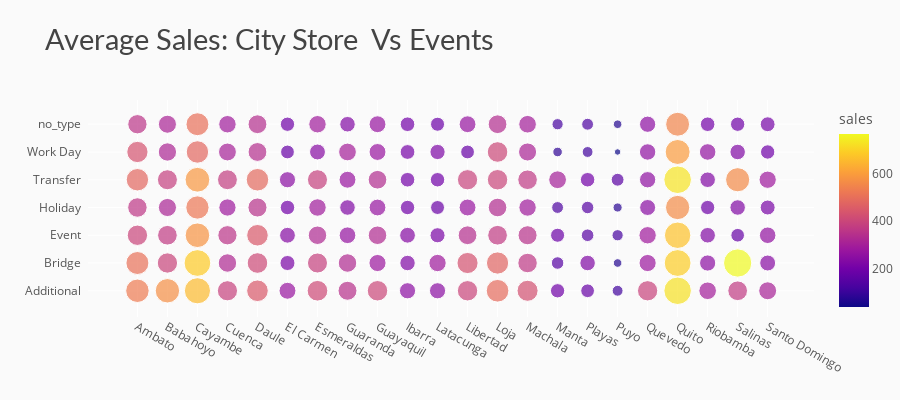

Notebook source saved alongside this figure:
### Code cell
data_st_event = data.groupby(['city','type_y']).agg({"sales" : "mean"}).reset_index()
data_st_event['sales'] = round(data_st_event['sales'], 2)

# chart
fig = px.scatter(data_st_event, x='city', color='sales', y='type_y', size='sales',
                 color_discrete_sequence=px.colors.qualitative.D3,
                 title="Average Sales: City Store  Vs Events")
# styling
fig.update_yaxes(ticksuffix='  ')
fig.update_layout(height=400, xaxis_title='', yaxis_title='',
                  margin=dict(b=0),
                  plot_bgcolor='#fafafa', paper_bgcolor='#fafafa',
                  title_font=dict(size=29, color='#444', family="Lato, sans-serif"),
                  font=dict(color='#555'), 
                  hoverlabel=dict(bgcolor="#f2f2f2", font_size=13, font_family="Lato, sans-serif"))
fig.show()

### Figure 1 — Plotly figure (JSON) as saved in the notebook; plotly's stock layout.template omitted (floating-point values rounded to 4 significant figures; data arrays with more than 128 entries replaced by an {"elided": "..."} marker saying what was removed)
{"data": [{"hovertemplate": "city=%{x}<br>type_y=%{y}<br>sales=%{marker.color}<extra></extra>", "legendgroup": "", "marker": {"color": {"elided": "154 float values"}, "coloraxis": "coloraxis", "size": {"elided": "154 float values"}, "sizemode": "area", "sizeref": 1.913, "symbol": "circle"}, "mode": "markers", "name": "", "orientation": "v", "showlegend": false, "type": "scatter", "x": {"elided": "154 str values"}, "xaxis": "x", "y": {"elided": "154 str values"}, "yaxis": "y"}], "layout": {"coloraxis": {"colorbar": {"title": {"text": "sales"}}, "colorscale": [[0, "#0d0887"], [0.1111, "#46039f"], [0.2222, "#7201a8"], [0.3333, "#9c179e"], [0.4444, "#bd3786"], [0.5556, "#d8576b"], [0.6667, "#ed7953"], [0.7778, "#fb9f3a"], [0.8889, "#fdca26"], [1, "#f0f921"]]}, "font": {"color": "#555"}, "height": 400, "hoverlabel": {"bgcolor": "#f2f2f2", "font": {"family": "Lato, sans-serif", "size": 13}}, "legend": {"itemsizing": "constant", "tracegroupgap": 0}, "margin": {"b": 0}, "paper_bgcolor": "#fafafa", "plot_bgcolor": "#fafafa", "title": {"font": {"color": "#444", "family": "Lato, sans-serif", "size": 29}, "text": "Average Sales: City Store  Vs Events"}, "xaxis": {"anchor": "y", "domain": [0, 1], "title": {"text": ""}}, "yaxis": {"anchor": "x", "domain": [0, 1], "ticksuffix": "  ", "title": {"text": ""}}}}
